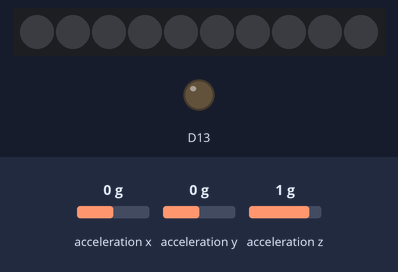
Recording of a sketch running on a simulated nRF52 board. Parts: 10 RGB LEDs in strip order, left to right, output pins drawn as LEDs (lit = HIGH). The inputs (shaded band) are chosen by the test bench; at power-on: acceleration x 0 g, acceleration y 0 g, acceleration z 1 g. Dim RGB values are drawn brighter than linear; a phone connects over Bluetooth LE 3 s after start; what the sketch prints to the serial monitor is not drawn.

Above: at 2.2 s.
2.3 s: acceleration x set to -1.4 g
At 3.3 s:
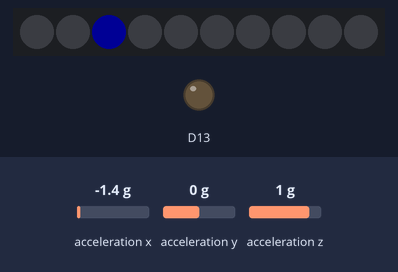
3.8 s: acceleration y set to -1.4 g
At 4.9 s:
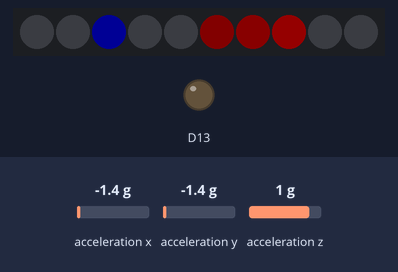
5.3 s: acceleration z set to -1.4 g
At 6.0 s:
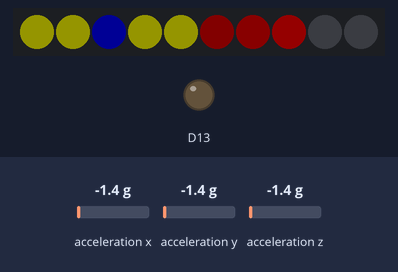
6.8 s: acceleration y set to 0.8 g
At 8.9 s:
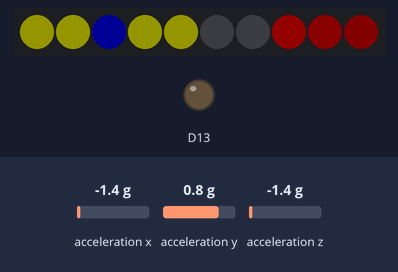
Timing chart, 0 to 10.4 s (numbered marks = the images above; inputs shaded):
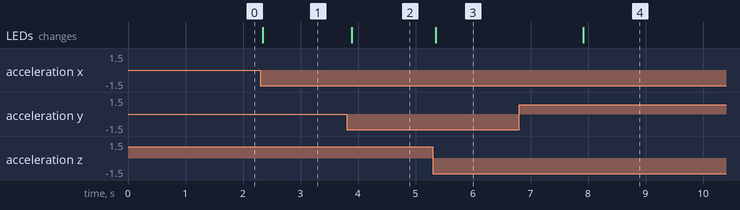

Measured:
- after the input at 2.3 s, the LEDs: change at once (image 1)
- after the input at 3.8 s, the LEDs: change after 0.09 s (image 2)
- after the input at 5.3 s, the LEDs: change after 0.05 s (image 3)
- after the input at 6.8 s, the LEDs: change after 1.1 s (image 4)

The sketch:

Deprecated_-_BluefruitGForce.ino
```cpp
#include <bluefruit.h>
#include <Adafruit_CircuitPlayground.h>

// Calibration
float calX = 0, calY = 0, calZ = 0;

// G-force data
int turningForce = 0;
int bouncingForce = 0;
int brakeAccelerateForce = 0;

// Decayed peak values
float turnDecay = 0, brakeDecay = 0, bounceDecay = 0;
float decayFactor = 0.95;

// BLE thresholds
int turnThreshold = 150;
int brakeThreshold = 100;
int bounceThreshold = 200;

BLEUart bleuart;

void calibrate() {
  Serial.println("Calibrating...");
  float sumX = 0, sumY = 0, sumZ = 0;
  for (int i = 0; i < 50; i++) {
    sumX += CircuitPlayground.motionX();
    sumY += CircuitPlayground.motionY();
    sumZ += CircuitPlayground.motionZ();
    delay(20);
  }
  calX = sumX / 50;
  calY = sumY / 50;
  calZ = sumZ / 50;
  Serial.println("Calibration done.");
}

void setup() {
  Serial.begin(9600);
  CircuitPlayground.begin();

  Bluefruit.begin();
  Bluefruit.setName("G-Force Sensor");
  bleuart.begin();

  Bluefruit.Advertising.addFlags(BLE_GAP_ADV_FLAGS_LE_ONLY_GENERAL_DISC_MODE);
  Bluefruit.Advertising.addTxPower();
  Bluefruit.Advertising.addName();
  Bluefruit.Advertising.addService(bleuart);
  Bluefruit.Advertising.restartOnDisconnect(true);
  Bluefruit.Advertising.setInterval(32, 244);
  Bluefruit.Advertising.setFastTimeout(30);
  Bluefruit.Advertising.start(0);

  calibrate();
}

void checkBLEInput() {
  while (bleuart.available()) {
    String command = bleuart.readStringUntil('\n');
    command.trim();
    if (command.startsWith("T:")) turnThreshold = command.substring(2).toInt();
    if (command.startsWith("B:")) brakeThreshold = command.substring(2).toInt();
    if (command.startsWith("P:")) bounceThreshold = command.substring(2).toInt();
    if (command.startsWith("D:")) {
      decayFactor = command.substring(2).toFloat();
      decayFactor = constrain(decayFactor, 0.80, 0.995);
    }
  }
}

uint8_t gradientValue(float force, int threshold, int maxVal = 255) {
  float norm = min(abs(force) / float(threshold), 1.0);
  return uint8_t(norm * maxVal);
}

void loop() {
  checkBLEInput();

  float x = CircuitPlayground.motionX() - calX;
  float y = CircuitPlayground.motionY() - calY;
  float z = CircuitPlayground.motionZ() - calZ;

  turningForce = y * 100;
  bouncingForce = x * 100;
  brakeAccelerateForce = z * 100;

  // Update decays
  turnDecay = abs(turningForce) > abs(turnDecay) ? turningForce : turnDecay * decayFactor;
  brakeDecay = abs(brakeAccelerateForce) > abs(brakeDecay) ? brakeAccelerateForce : brakeDecay * decayFactor;
  bounceDecay = abs(bouncingForce) > abs(bounceDecay) ? bouncingForce : bounceDecay * decayFactor;

  // BLE Output
  if (bleuart.isConnected()) {
    bleuart.print("Turn: "); bleuart.print(turningForce);
    bleuart.print(", Brake: "); bleuart.print(brakeAccelerateForce);
    bleuart.print(", Bounce: "); bleuart.print(bouncingForce);
    bleuart.print(" | Decay -> T: "); bleuart.print(turnDecay);
    bleuart.print(" B: "); bleuart.print(brakeDecay);
    bleuart.print(" P: "); bleuart.print(bounceDecay);
    bleuart.print(" | D: "); bleuart.println(decayFactor, 3);
  }

  // Clear and update LEDs
  CircuitPlayground.clearPixels();

  // Bounce LED (center bottom = LED 2)
  if (abs(bounceDecay) > bounceThreshold) {
    uint8_t bVal = gradientValue(bounceDecay, bounceThreshold);
    CircuitPlayground.setPixelColor(2, 0, 0, bVal);
  }

  // Brake / Accelerate LEDs (bottom: 0,1,3,4)
  if (abs(brakeDecay) > brakeThreshold) {
    uint8_t gVal = gradientValue(brakeDecay, brakeThreshold);
    uint8_t rVal = gradientValue(-brakeDecay, brakeThreshold);
    for (int i : {0, 1, 3, 4}) {
      CircuitPlayground.setPixelColor(i, rVal, gVal, 0);
    }
  }

  // Turning LEDs (top: left 5,6,7; right 7,8,9)
  if (abs(turnDecay) > turnThreshold) {
    uint8_t val = gradientValue(turnDecay, turnThreshold);
    if (turnDecay < 0) {
      // Left Turn
      CircuitPlayground.setPixelColor(5, val / 3, 0, 0);
      CircuitPlayground.setPixelColor(6, val / 2, 0, 0);
      CircuitPlayground.setPixelColor(7, val, 0, 0);
    } else {
      // Right Turn
      CircuitPlayground.setPixelColor(7, val, 0, 0);
      CircuitPlayground.setPixelColor(8, val / 2, 0, 0);
      CircuitPlayground.setPixelColor(9, val / 3, 0, 0);
    }
  }

  delay(100);
}
```
